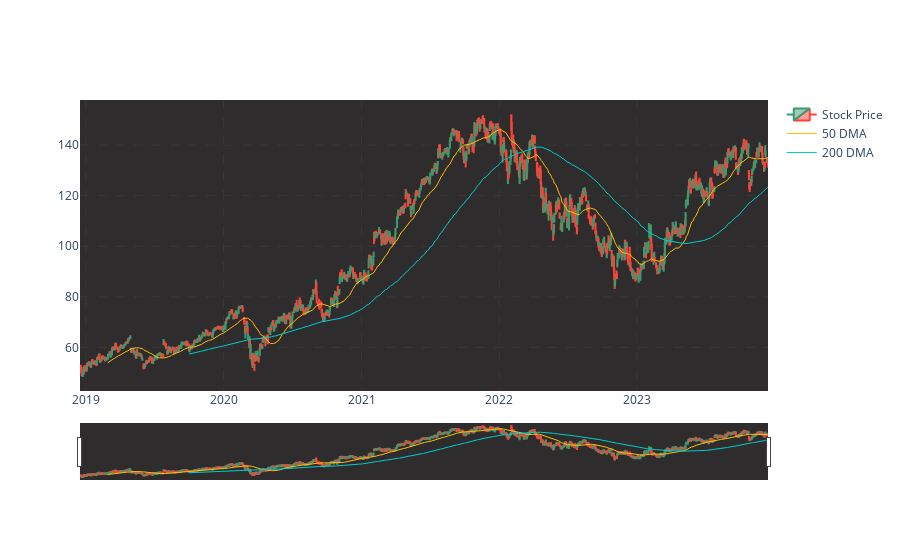

Write notebook code for a chart like this one.
### Markdown cell above
**Inferences from the above graph:**
1. 50DMA and 200DMA are fairly good indicators of how the stock is moving.
2. If the closing price is above the 50DMA or 200DMA, it is usually on the uptrend.
3. If the closing price is below the 50DMA or 200DMA, it usually means that it is in a downward trend.
4. Every point where 50DMA and 200DMA intersect, the market usually reverses its trend ( High -> Low | Low -> High )
5. The huge dip in March 2020 indicates the Covid-19 market crash.

### Code cell
#doing the same plot but with plotly
fig = go.Figure(data=[go.Candlestick(x=df.index,
                open=df['Open'],
                high=df['High'],
                low=df['Low'],
                close=df['Close'],
                name='Stock Price'),
                go.Scatter(x=df.index,
                           y=df['fiftyDMA'],
                           line=dict(color='#FFBE0A', width=1),
                           name='50 DMA'),
                go.Scatter(x=df.index,
                           y=df['thDMA'],
                           line=dict(color='#00CED1', width=1),
                           name='200 DMA')
                ])
fig.update_layout(plot_bgcolor='#2e2c2c')
fig.update_xaxes(showgrid=True, gridwidth=.5, gridcolor='#474343',griddash='dash')
fig.update_yaxes(showgrid=True, gridwidth=.5, gridcolor='#474343',griddash='dash')

fig.show()

### Figure 1 — Plotly figure (JSON) as saved in the notebook; plotly's stock layout.template omitted (floating-point values rounded to 4 significant figures; data arrays with more than 128 entries replaced by an {"elided": "..."} marker saying what was removed)
{"data": [{"close": {"elided": "1258 float values"}, "high": {"elided": "1258 float values"}, "low": {"elided": "1258 float values"}, "name": "Stock Price", "open": {"elided": "1258 float values"}, "type": "candlestick", "x": {"elided": "1258 str values"}}, {"line": {"color": "#FFBE0A", "width": 1}, "name": "50 DMA", "type": "scatter", "x": {"elided": "1258 str values"}, "y": {"elided": "1258 float values"}}, {"line": {"color": "#00CED1", "width": 1}, "name": "200 DMA", "type": "scatter", "x": {"elided": "1258 str values"}, "y": {"elided": "1258 float values"}}], "layout": {"plot_bgcolor": "#2e2c2c", "xaxis": {"gridcolor": "#474343", "griddash": "dash", "gridwidth": 0.5, "showgrid": true}, "yaxis": {"gridcolor": "#474343", "griddash": "dash", "gridwidth": 0.5, "showgrid": true}}}
